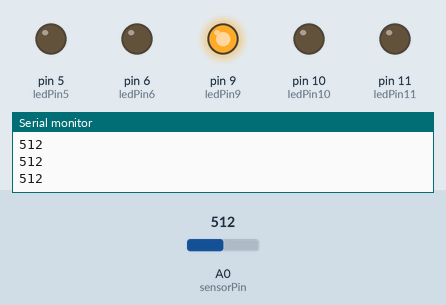
The sketch below on a simulated Arduino Uno, built with avr-gcc and run on an emulated ATmega328P. Parts: output pins drawn as LEDs (lit = HIGH), the last lines printed to the serial monitor. The test bench sets the inputs (shaded band); at power-on: A0 (sensorPin) = 512.

Above: at 1.2 s.
1.3 s: A0 (sensorPin) set to 590
2.8 s: A0 (sensorPin) set to 616
At 4.0 s:
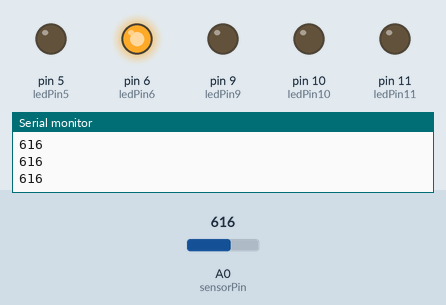
4.3 s: A0 (sensorPin) set to 785
5.8 s: A0 (sensorPin) set to 815
At 6.3 s:
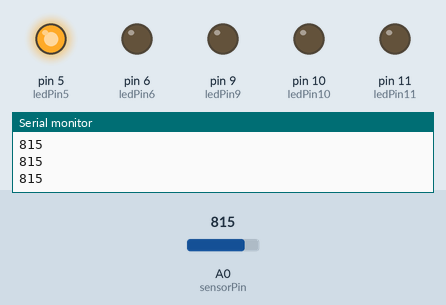
7.3 s: A0 (sensorPin) set to 390
At 8.5 s:
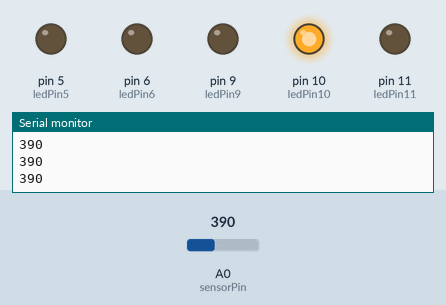
8.8 s: A0 (sensorPin) set to 410
At 9.8 s:
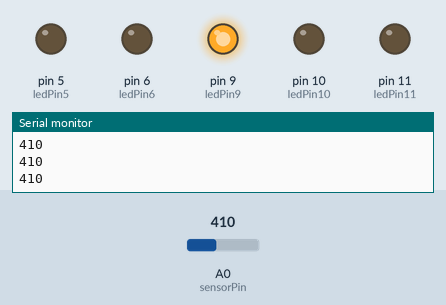
Timing chart, 0 to 11.3 s (numbered marks = the images above; inputs shaded):
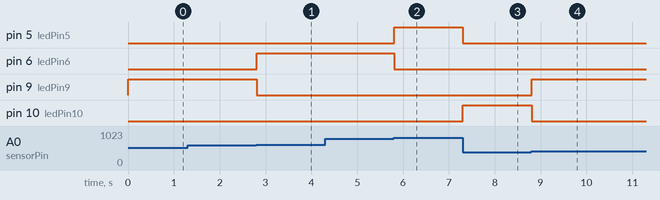

Measured:
- the behaviour switches between 600 and 601 on A0 (sensorPin) (found by bisection; images 0 and 1)
- the behaviour switches between 800 and 801 on A0 (sensorPin) (found by bisection; images 1 and 2)
- the behaviour switches between 400 and 401 on A0 (sensorPin) (found by bisection; images 3 and 4)
- after the input at 2.8 s, pin 6 (ledPin6): LOW → HIGH at once; pin 9 (ledPin9): HIGH → LOW at once
- after the input at 5.8 s, pin 5 (ledPin5): LOW → HIGH at once; pin 6 (ledPin6): HIGH → LOW at once
- after the input at 7.3 s, pin 5 (ledPin5): HIGH → LOW at once; pin 10 (ledPin10): LOW → HIGH at once
- after the input at 8.8 s, pin 9 (ledPin9): LOW → HIGH at once; pin 10 (ledPin10): HIGH → LOW at once

The sketch:

P2_T1.ino
```cpp
int sensorPin = A0;
int ledPin11 = 11;
int ledPin10 = 10;
int ledPin9 = 9;
int ledPin6 = 6;
int ledPin5 = 5;
int sensorValue = 0;

void setup() {
  // put your setup code here, to run once:
  pinMode(ledPin11, OUTPUT);
  pinMode(ledPin10, OUTPUT);
  pinMode(ledPin9, OUTPUT);
  pinMode(ledPin6, OUTPUT);
  pinMode(ledPin5, OUTPUT);
  Serial.begin(9600);

}

void loop() {
  // put your main code here, to run repeatedly:
  sensorValue = analogRead(sensorPin);
  Serial.println(sensorValue);
  if(sensorValue >= 0 and sensorValue <= 200){
    digitalWrite(ledPin11, HIGH);
    digitalWrite(ledPin10, LOW);
    digitalWrite(ledPin9, LOW);
    digitalWrite(ledPin6, LOW);
    digitalWrite(ledPin5, LOW);
  }
  else if(sensorValue > 200 and sensorValue <= 400){
    digitalWrite(ledPin10, HIGH);
    digitalWrite(ledPin11, LOW);
    digitalWrite(ledPin9, LOW);
    digitalWrite(ledPin6, LOW);
    digitalWrite(ledPin5, LOW);
  }

  else if(sensorValue > 400 and sensorValue <= 600){
    digitalWrite(ledPin9, HIGH);
    digitalWrite(ledPin11, LOW);
    digitalWrite(ledPin10, LOW);
    digitalWrite(ledPin6, LOW);
    digitalWrite(ledPin5, LOW);
  }

  else if(sensorValue > 600 and sensorValue <= 800){
    digitalWrite(ledPin6, HIGH);
    digitalWrite(ledPin11, LOW);
    digitalWrite(ledPin9, LOW);
    digitalWrite(ledPin10, LOW);
    digitalWrite(ledPin5, LOW);
  }

  else if(sensorValue > 800){
    digitalWrite(ledPin5, HIGH);
    digitalWrite(ledPin11, LOW);
    digitalWrite(ledPin9, LOW);
    digitalWrite(ledPin6, LOW);
    digitalWrite(ledPin10, LOW);
  }
}
```
